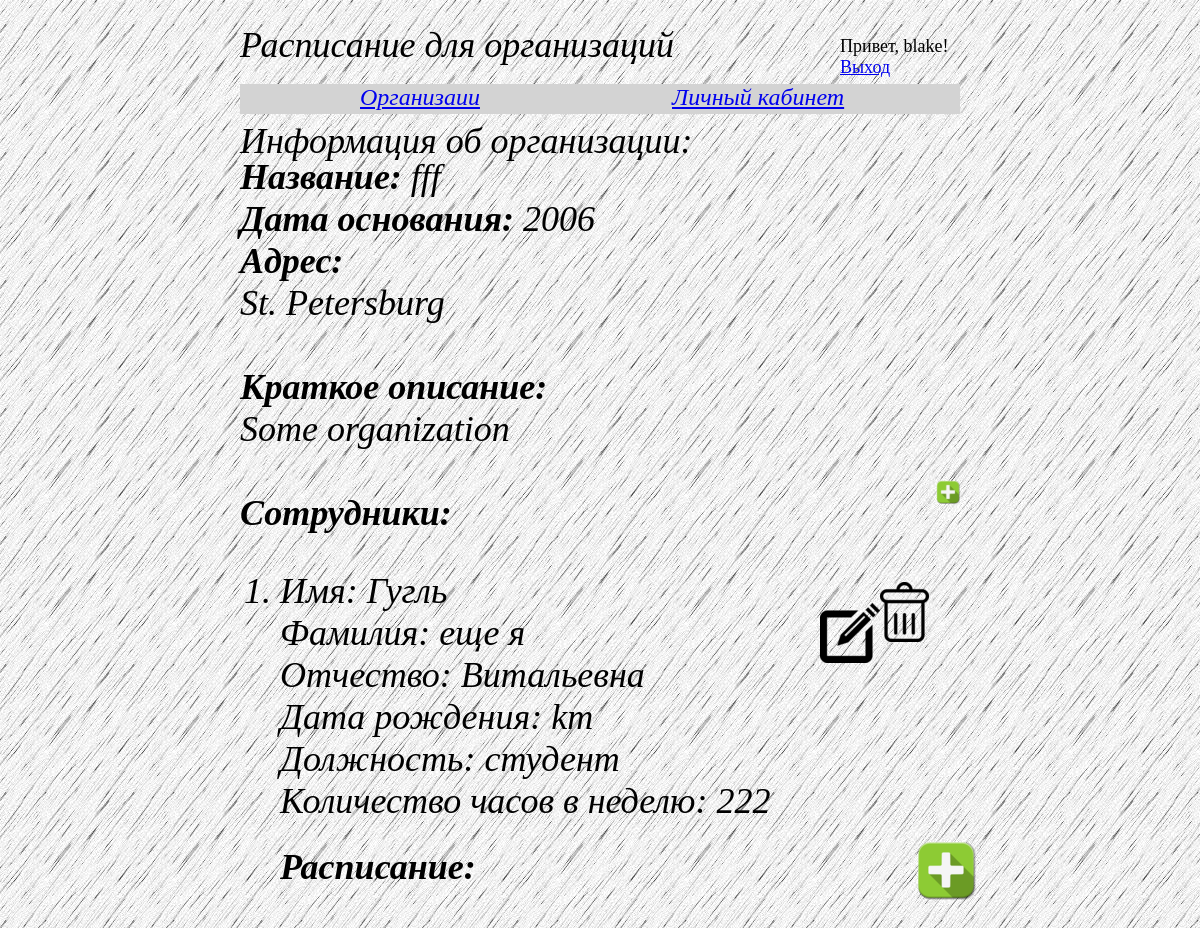
The app's page /organizations/105/ (signed in), older data.
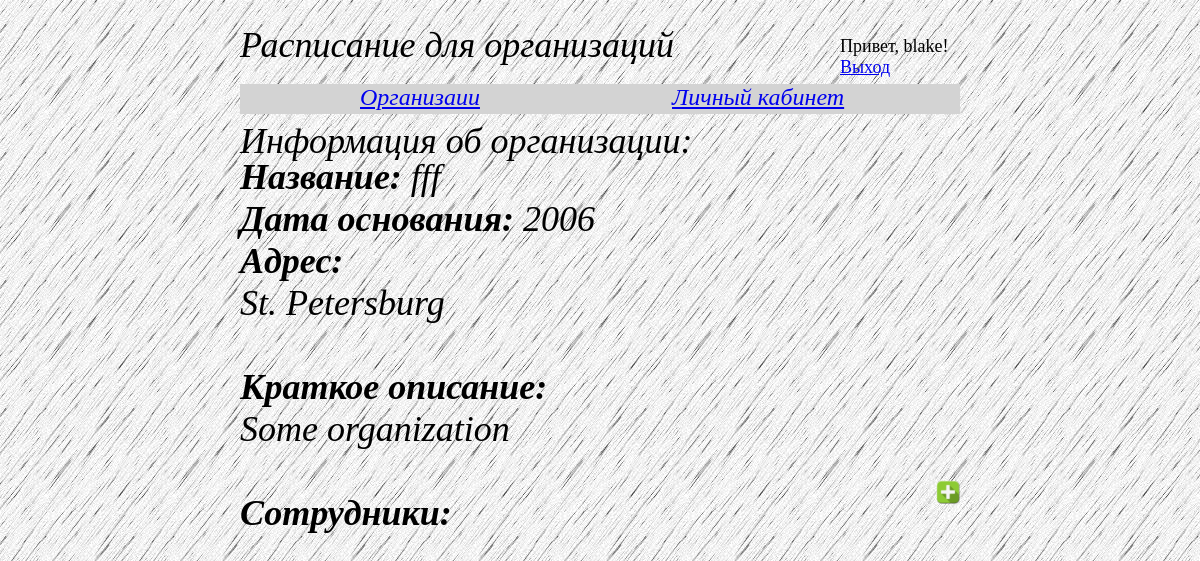
The same page, newer data.
### organizations/models.py (models this page shows)
class Organization(models.Model):
    name = models.CharField(max_length=20)
    year_of_est = models.CharField(max_length=10)
    location = models.CharField(max_length=40, default='St. Petersburg')
    brief_description = models.CharField(max_length=150, default='Some organization')
    person = models.ManyToManyField(Person)

class Person(models.Model):
    name = models.CharField(max_length=20)
    surname = models.CharField(max_length=20)
    middlename = models.CharField(max_length=20)
    date_of_birth = models.CharField(max_length=10)
    post = models.CharField(max_length=20)
    hours_per_week = models.IntegerField()
    days = models.ManyToManyField(Dates)

### organizations/views.py (the view)
# urls.py: url(r'^(?P<org_id>\d+)/$', views.one_org, name='one_org'),
def one_org(request, org_id):
    org = get_object_or_404(Organization, pk=org_id)
    personal = []
    parsed_dates = []
    for person in org.person.all():
        print('Person: ', person)
        for days in person.days.all():
            print('Days: ', days)
            parsed_dates.append(days)
        personal.append([person, parsed_dates])
    print('List of persons and dates: ', personal)
    vars = dict(
        name = org.name,
        year_of_est = org.year_of_est,
        location = org.location,
        brief_description= org.brief_description,
        personel = org.person.all(),
        pers = personal
    )
    return render(request, 'organizations/one_org.html', vars)

### templates/organizations/one_org.html (shortened to what this page needs)
<!DOCTYPE html>
{% extends 'index.html' %}
{% block find_text %}
<div class="find_text">Информация об организации:</div>
{% endblock %}
{% block content %}
    {% if user.is_superuser %}
            <div style="position: absolute; right: 20vw; top: 40vw">
                    <a href="{% url 'create_person'%}?name={{ name }}">
                        <div class="wrapper buttons">
                         <img src="../../static/images/add3.png" alt="add button">
                        </div>
                    </a>
            </div>
    {% endif %}
    <div id="organizations-1">
    <talbe>
        <tr>
            <td><b>Название: </b>{{ name }}</td>
        </tr>
        <br>
        <tr>
            <td> <b>Дата основания:</b> {{ year_of_est }}</td>
        </tr>
        <br>
        <tr>
            <td> <b>Адрес: </b>
                <div style="margin-right: 20vw;text-align: justify">
                {{ location }}
                </div>
            </td>
        </tr>
        <br>
        <tr>
            <b>Краткое описание:</b>
            <div style="margin-right: 20vw; text-align: justify-all">
            {{ brief_description }}
            </div>
        </tr>
        <br>
        <tr>
            <td> <b>Сотрудники: </b></td>
        <td>
        <ol>
            {% for person in pers %}
                            <li>Имя: {{ person.0.name }}<br>
                            Фамилия: {{ person.0.surname }}<br>
                            Отчество: {{ person.0.middlename }}<br>
                            Дата рождения: {{ person.0.date_of_birth }}<br>
                            Должность: {{ person.0.post }}<br>
                            Количество часов в неделю: {{ person.0.hours_per_week }}<br>
                            {% if user.is_superuser %}
                                <div class="wrapper buttons">
                                            <div style="position: relative; right: -50vw; top: -20vw">
                                                    <a href="{% url 'delete_person'%}?id={{ person.0.id }}&name={{ name }}">
                                                         <img src="../../static/images/delete.png" alt="delete button">
                                                    </a>
                                            </div>
                                               <div style="position: relative; right: -45vw; top: -24vw">
                                                    <a href="{% url 'edit_person'%}?id={{ person.0.id }}">
                                                         <img src="../../static/images/edit.png" alt="edit button">
                                                    </a>
                                            </div>
                                </div>
                            {% endif %}
                            </li>
                            <b>Расписание: </b>
                {% if user.is_superuser %}
            <div class="wrapper buttons">
            <div style="position: relative; right: -53vw; top: -4vw">
                    <a href="{% url 'create_day'%}?id={{ person.0.id }}">
                         <img src="../../static/images/add3.png" alt="add button">
                    </a>
            </div>
        </div>
                {% endif %}
            {% endfor %}
        </ol>
        </td>
        </tr>
    </talbe>
    </div>
{% endblock %}

### templates/index.html (shortened to what this page needs)
<!DOCTYPE html>
{%  load staticfiles %}
{% load i18n %}
<html lang="en">
<head>
    {% block meta %}
    <link rel="stylesheet" media="all" type="text/css" href="{%  static "css/style.css" %}" />
    {% endblock %}
</head>
<body>
{% block header_rect %}
<div id="rectangle"></div>
{% endblock %}
{% block header_text %}
<div class="header_text">Расписание для организаций</div>
{% endblock %}
{% block find_text %}{% endblock %}
{% block main_bar_text %}
    {% if user.is_authenticated %}
        <div style="position: absolute; left: 30vw; top: 7vw;
        font-size: 2vw; font-family: 'Times New Roman', sans-serif;
        font-style: italic; color:white">
        <a href="/">
            Организаии
        </a>
        </div>
        <div style="position: absolute; left: 56vw; top: 7vw;
        font-size: 2vw; font-family: 'Times New Roman', sans-serif;
        font-style: italic; color:gray">
            <a href="{% url 'users:pers_cabinet' user.id %}">Личный кабинет</a>
        </div>
    {% else %}
    <div class="main_bar_text">Организации</div>
    {% endif %}
{% endblock %}
{% block content %}{% endblock %}
{% block auth %}
<div style="width:100%; height:1px; clear:both;"></div>
    <div style="position: absolute; left: 70vw; top:3vw; font-size: 1.5vw">
    {% if user.is_authenticated %}
      Привет, {{ user.username }}!
      <br>
      <a href="/logout">Выход</a>
    {% else %}
      <a href="/login">Вход</a>
      <br>
    {% endif %}
    </div>
{% endblock %}
</body>
</html>

### static/css/style.css (style rules this page uses)
body { background-color: #000; background-image: url("../images/pages_bg.png"); height: 100vw; }
html { height: 100vw; }
#organizations-1 { position: absolute; left: 20vw; top: 13vw; font-size: 3vw; font-family: "Times New Roman", sans-serif; font-style: italic; color: black; }
#rectangle { position: absolute; width: 60vw; height: 2.5vw; top: 7vw; left: 20vw; background: lightgray; }
.header_text { position: absolute; left: 20vw; top: 2vw; font-size: 3vw; font-family: "Times New Roman", sans-serif; font-style: italic; color: black; }
.find_text { position: absolute; left: 20vw; top: 10vw; font-size: 3vw; font-family: "Times New Roman", sans-serif; font-style: italic; color: black; }
img { width: 350px; }

### templates/index.html (style rules this page uses)
.wrapper { width: 2vw; height: 2vw; }
.buttons img { height: 100%; width: auto; }

Row changes from the older to the newer data that the page shows:
removed Person: name "Гугль", surname "еще я", middlename "Витальевна", date_of_birth "km", post "студент", hours_per_week "222"
